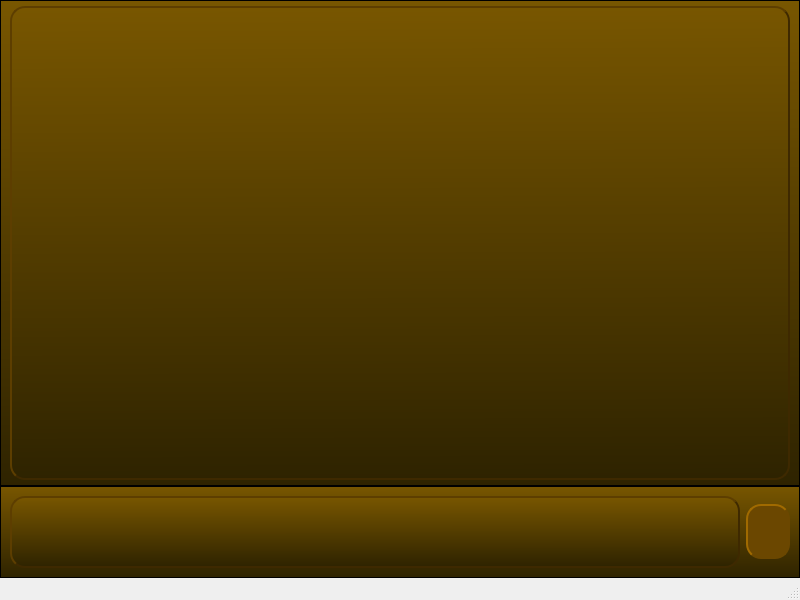
<?xml version="1.0" encoding="UTF-8"?>
<ui version="4.0">
 <class>MainWindow</class>
 <widget class="QMainWindow" name="MainWindow">
  <property name="geometry">
   <rect>
    <x>0</x>
    <y>0</y>
    <width>800</width>
    <height>600</height>
   </rect>
  </property>
  <property name="windowTitle">
   <string>CHATTCP snapshot0707211325</string>
  </property>
  <widget class="QWidget" name="centralwidget">
   <property name="styleSheet">
    <string notr="true">background:qlineargradient(spread:pad, x1:0.494, y1:0, x2:0.5, y2:1, stop:0 rgba(120, 86, 0, 255), stop:1 rgba(46, 35, 0, 255))</string>
   </property>
   <layout class="QVBoxLayout" name="verticalLayout">
    <property name="spacing">
     <number>0</number>
    </property>
    <property name="leftMargin">
     <number>0</number>
    </property>
    <property name="topMargin">
     <number>0</number>
    </property>
    <property name="rightMargin">
     <number>0</number>
    </property>
    <property name="bottomMargin">
     <number>0</number>
    </property>
    <item>
     <widget class="QFrame" name="frameMessages">
      <property name="frameShape">
       <enum>QFrame::StyledPanel</enum>
      </property>
      <property name="frameShadow">
       <enum>QFrame::Raised</enum>
      </property>
      <layout class="QVBoxLayout" name="verticalLayout_2" stretch="0">
       <property name="spacing">
        <number>5</number>
       </property>
       <property name="leftMargin">
        <number>9</number>
       </property>
       <property name="topMargin">
        <number>5</number>
       </property>
       <property name="rightMargin">
        <number>9</number>
       </property>
       <property name="bottomMargin">
        <number>5</number>
       </property>
       <item>
        <widget class="QTextEdit" name="textEditReadMessages">
         <property name="focusPolicy">
          <enum>Qt::NoFocus</enum>
         </property>
         <property name="styleSheet">
          <string notr="true">border-style: outset;
border-width: 2px;
border-color: rgb(62, 41, 0);
border-radius: 15px;
color:White;</string>
         </property>
         <property name="readOnly">
          <bool>false</bool>
         </property>
        </widget>
       </item>
      </layout>
     </widget>
    </item>
    <item>
     <widget class="QFrame" name="frameEditMessage">
      <property name="sizePolicy">
       <sizepolicy hsizetype="Preferred" vsizetype="Preferred">
        <horstretch>0</horstretch>
        <verstretch>0</verstretch>
       </sizepolicy>
      </property>
      <property name="styleSheet">
       <string notr="true">background:qlineargradient(spread:pad, x1:0.494, y1:0, x2:0.5, y2:1, stop:0 rgba(120, 86, 0, 255), stop:1 rgba(46, 35, 0, 255))</string>
      </property>
      <property name="frameShape">
       <enum>QFrame::StyledPanel</enum>
      </property>
      <property name="frameShadow">
       <enum>QFrame::Raised</enum>
      </property>
      <layout class="QHBoxLayout" name="horizontalLayout">
       <item>
        <widget class="QTextEdit" name="textEditWriteMessage">
         <property name="sizePolicy">
          <sizepolicy hsizetype="Expanding" vsizetype="Preferred">
           <horstretch>0</horstretch>
           <verstretch>0</verstretch>
          </sizepolicy>
         </property>
         <property name="styleSheet">
          <string notr="true">border-style: outset;
border-width: 2px;
border-color: rgb(62, 41, 0);
border-radius: 15px;
color:White;</string>
         </property>
        </widget>
       </item>
       <item>
        <widget class="QPushButton" name="pushButtonSend">
         <property name="sizePolicy">
          <sizepolicy hsizetype="Fixed" vsizetype="Fixed">
           <horstretch>0</horstretch>
           <verstretch>0</verstretch>
          </sizepolicy>
         </property>
         <property name="maximumSize">
          <size>
           <width>55</width>
           <height>55</height>
          </size>
         </property>
         <property name="styleSheet">
          <string notr="true">background-color: rgb(107, 71, 0);
color: rgb(172, 115, 0);
border-style: outset;
border-width: 2px;
border-radius: 15px;
border-color: rgb(107, 71, 0);
padding: 4px;
</string>
         </property>
         <property name="text">
          <string/>
         </property>
        </widget>
       </item>
      </layout>
     </widget>
    </item>
   </layout>
  </widget>
  <widget class="QStatusBar" name="statusbar"/>
 </widget>
 <resources/>
 <connections/>
</ui>
